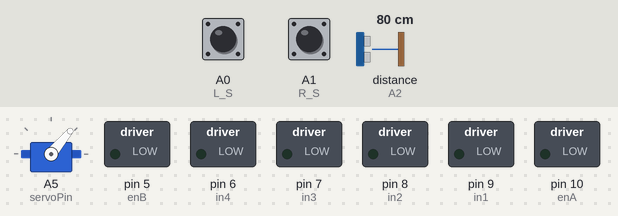
This sketch was run on a simulated Arduino Uno, built with avr-gcc and run on an emulated ATmega328P. Shown: servo, switched loads named in the sketch (green lamp = pin HIGH). Wiring (inferred from the names in the program): ultrasonic range finder: trigger A3; echo A2; servo: signal A5. Inputs (shaded band) come from the test bench; at power-on: distance to the obstacle (sensor on A2) 80 cm, A0 (L_S) HIGH, A1 (R_S) HIGH. The echo pulse lasts 58.3 µs per cm; servo pulses on a pin are drawn as a servo (544–2400 µs = 0–180°); pins used as bus, display or sensor lines are not drawn.

Above: at 2.6 s.
2.7 s: distance to the obstacle (sensor on A2) set to 17 cm
4.2 s: distance to the obstacle (sensor on A2) set to 14 cm
At 5.8 s:
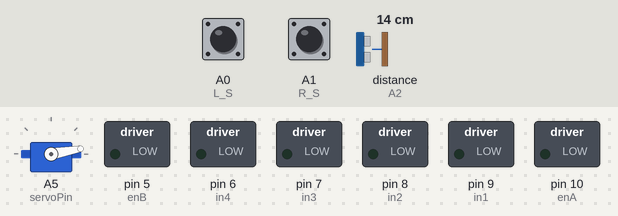
At 8.3 s:
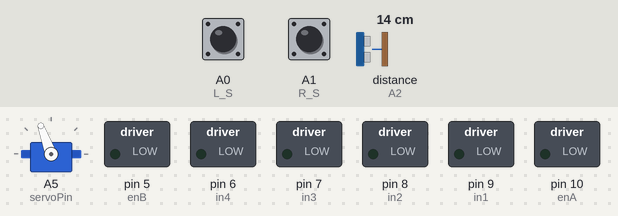
Timing chart, 0 to 16.2 s (numbered marks = the images above; inputs shaded):
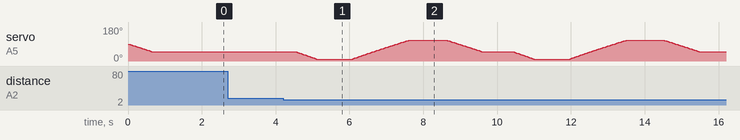

Measured:
- the behaviour switches between 16 and 15 cm on distance to the obstacle (sensor on A2) (found by bisection; images 0 and 1)
- after the input at 2.7 s, every drawn part: stays the same

The sketch:

Line_Following_Robot_and_Obstacle_Avoiding.ino
```cpp
//                 PIN CONNECTIONS
// =====================================================

// Motors (L298N)
#define enA 10
#define in1 9
#define in2 8
#define in3 7
#define in4 6
#define enB 5

// Line Sensors
#define L_S A0
#define R_S A1

// Ultrasonic
#define echo A2
#define trigger A3

// Servo (NO library)
#define servoPin A5

// =====================================================
//                 CONSTANTS
// =====================================================
#define SAFE_DISTANCE 15     // cm
#define TURN_TIME 350        // ms
#define NOISE_MARGIN 3       // تجاهل القراءات الصغيرة

// =====================================================
//                 VARIABLES
// =====================================================
int svl = 0;
int svr = 0;

int vspeed = 110;
int tspeed = 160;
int tdelay = 10;

const int centerAngle = 50;  // مركز السيرفو

// =====================================================
//                     SETUP
// =====================================================
void setup() {

  pinMode(in1, OUTPUT);
  pinMode(in2, OUTPUT);
  pinMode(in3, OUTPUT);
  pinMode(in4, OUTPUT);

  pinMode(enA, OUTPUT);
  pinMode(enB, OUTPUT);

  pinMode(L_S, INPUT);
  pinMode(R_S, INPUT);

  pinMode(trigger, OUTPUT);
  pinMode(echo, INPUT);

  pinMode(servoPin, OUTPUT);

  // ضبط السيرفو على المركز
  moveServoToAngle(centerAngle);

  delay(600);
}

// =====================================================
//                      LOOP
// =====================================================
void loop() {

  int cm = readDistance();

  if (cm > NOISE_MARGIN && cm < SAFE_DISTANCE) {
    avoidObstacle();
    return;
  }

  // ---------- LINE FOLLOWING ----------
  svl = digitalRead(L_S);
  svr = digitalRead(R_S);

  if (svl == LOW && svr == LOW) {
    forward();
  }
  else if (svl == HIGH && svr == LOW) {
    left();
    delay(tdelay);
  }
  else if (svl == LOW && svr == HIGH) {
    right();
    delay(tdelay);
  }
  else {
    stopRobot();
  }
}

// =====================================================
//               ULTRASONIC FUNCTIONS
// =====================================================
long readDistance() {
  long sum = 0;
  int count = 3;

  for (int i = 0; i < count; i++) {
    digitalWrite(trigger, LOW);
    delayMicroseconds(2);
    digitalWrite(trigger, HIGH);
    delayMicroseconds(10);
    digitalWrite(trigger, LOW);

    long duration = pulseIn(echo, HIGH, 25000);
    long cm = duration / 58;

    if (cm > 0 && cm < 400) {
      sum += cm;
    }
    delay(5);
  }

  long avg = sum / count;
  return avg;
}

// =====================================================
//          SERVO FUNCTIONS - محسّنة للحركة التدريجية
// =====================================================
void moveServoToAngle(int targetAngle) {
  targetAngle = constrain(targetAngle, 0, 180);

  // حركة تدريجية من الزاوية الحالية للزاوية المطلوبة
  static int currentAngle = 90;

  int step = (targetAngle > currentAngle) ? 2 : -2;

  if (targetAngle > currentAngle) {
    for (int angle = currentAngle; angle <= targetAngle; angle += 2) {
      int pulseWidth = (angle * 11) + 500;
      for (int i = 0; i < 5; i++) {
        digitalWrite(servoPin, HIGH);
        delayMicroseconds(pulseWidth);
        digitalWrite(servoPin, LOW);
        delay(5);
      }
    }
  } else {
    for (int angle = currentAngle; angle >= targetAngle; angle -= 2) {
      int pulseWidth = (angle * 11) + 500;
      for (int i = 0; i < 5; i++) {
        digitalWrite(servoPin, HIGH);
        delayMicroseconds(pulseWidth);
        digitalWrite(servoPin, LOW);
        delay(5);
      }
    }
  }

  currentAngle = targetAngle;

  // نبضات إضافية للتثبيت
  int finalPulse = (targetAngle * 11) + 500;
  for (int i = 0; i < 30; i++) {
    digitalWrite(servoPin, HIGH);
    delayMicroseconds(finalPulse);
    digitalWrite(servoPin, LOW);
    delay(5);
  }
}

// =====================================================
//               LOOK FUNCTIONS
// =====================================================
int lookRight() {
  // تحريك السيرفو لليمين تدريجياً
  moveServoToAngle(10);
  delay(400);

  // قراءة المسافة
  int distance = readDistance();
  delay(150);

  return distance;
}

int lookLeft() {
  // تحريك السيرفو للشمال تدريجياً
  moveServoToAngle(110);
  delay(400);

  // قراءة المسافة
  int distance = readDistance();
  delay(150);

  return distance;
}

// =====================================================
//             OBSTACLE AVOID FUNCTION
// =====================================================

void avoidObstacle() {
  // التوقف فوراً
  stopRobot();
  delay(300);

  // فحص اليمين
  int rightDist = lookRight();
  delay(200);

  // فحص الشمال
  int leftDist = lookLeft();
  delay(200);

  // إرجاع السيرفو للمركز
  moveServoToAngle(centerAngle);
  delay(300);

  // اختيار الطريق الأوسع
  if (rightDist > leftDist && rightDist > SAFE_DISTANCE) {
    // اليمين أوسع - دور يمين
    stopRobot();
    delay(200);

    right();
    delay(TURN_TIME + 100);

    stopRobot();
    delay(100);
    // امشي للأمام

    forward();
    delay(1250);

    left();
    delay(750);
  }
  else if (leftDist > rightDist && leftDist > SAFE_DISTANCE) {
    // الشمال أوسع - دور شمال
    stopRobot();
    delay(200);

    left();
    delay(TURN_TIME + 100);

    stopRobot();
    delay(100);

    // امشي للأمام
     forward();
    delay(1250);

    right();
    delay(700);
  }

}

// =====================================================
//               MOVEMENT FUNCTIONS
// =====================================================
void forward() {
  digitalWrite(in1, HIGH);
  digitalWrite(in2, LOW);
  digitalWrite(in3, HIGH);
  digitalWrite(in4, LOW);

  analogWrite(enA, vspeed);
  analogWrite(enB, vspeed);
}

void backward() {
  digitalWrite(in1, LOW);
  digitalWrite(in2, HIGH);
  digitalWrite(in3, LOW);
  digitalWrite(in4, HIGH);

  analogWrite(enA, vspeed);
  analogWrite(enB, vspeed);
}

void right() {
  digitalWrite(in1, LOW);
  digitalWrite(in2, HIGH);
  digitalWrite(in3, HIGH);
  digitalWrite(in4, LOW);

  analogWrite(enA, tspeed);
  analogWrite(enB, tspeed);
}

void left() {
  digitalWrite(in1, HIGH);
  digitalWrite(in2, LOW);
  digitalWrite(in3, LOW);
  digitalWrite(in4, HIGH);

  analogWrite(enA, tspeed);
  analogWrite(enB, tspeed);
}

void stopRobot() {
  digitalWrite(in1, LOW);
  digitalWrite(in2, LOW);
  digitalWrite(in3, LOW);
  digitalWrite(in4, LOW);

  analogWrite(enA, 0);
  analogWrite(enB, 0);
}
```
